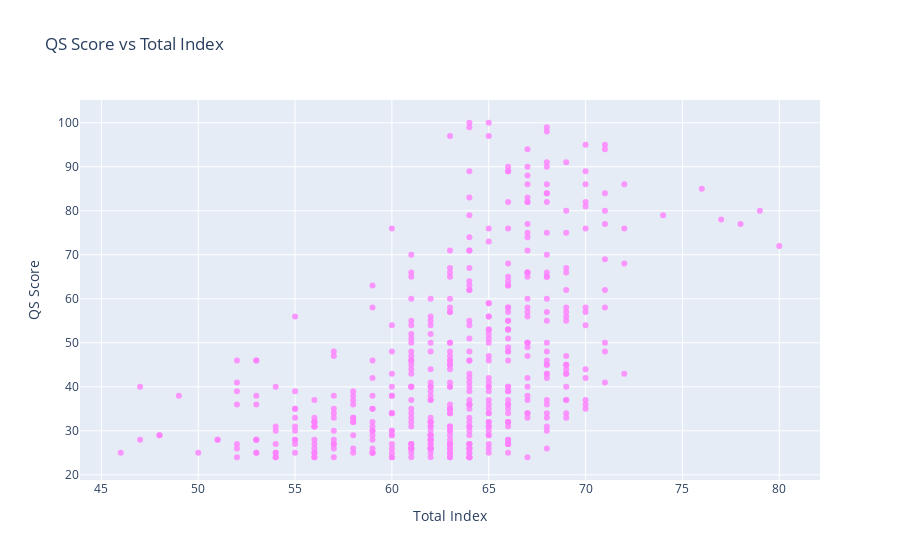

Notebook source saved alongside this figure:
### Code cell
from plotly.offline import init_notebook_mode, iplot, plot
import plotly as py
init_notebook_mode(connected=True)
import plotly.graph_objs as go

trace1 = go.Scatter(
                    x = uni['Total_Index'],
                    y = uni['Score'],
                    mode = "markers",
                    marker = dict(color = 'rgba(255, 128, 255, 0.8)'),
                    text= uni.University)

layout = dict(title = 'QS Score vs Total Index',
              xaxis= dict(title= 'Total Index',ticklen= 5,zeroline= False),
              yaxis= dict(title= 'QS Score',ticklen= 5,zeroline= False)
             )
fig = go.Figure(data = trace1, layout = layout, )
iplot(fig)

### Figure 1 — Plotly figure (JSON) as saved in the notebook; plotly's stock layout.template omitted (floating-point values rounded to 4 significant figures; data arrays with more than 128 entries replaced by an {"elided": "..."} marker saying what was removed)
{"data": [{"marker": {"color": "rgba(255, 128, 255, 0.8)"}, "mode": "markers", "text": {"elided": "477 str values"}, "type": "scatter", "x": {"elided": "477 int values"}, "y": {"elided": "477 int values"}}], "layout": {"title": {"text": "QS Score vs Total Index"}, "xaxis": {"ticklen": 5, "title": {"text": "Total Index"}, "zeroline": false}, "yaxis": {"ticklen": 5, "title": {"text": "QS Score"}, "zeroline": false}}}
